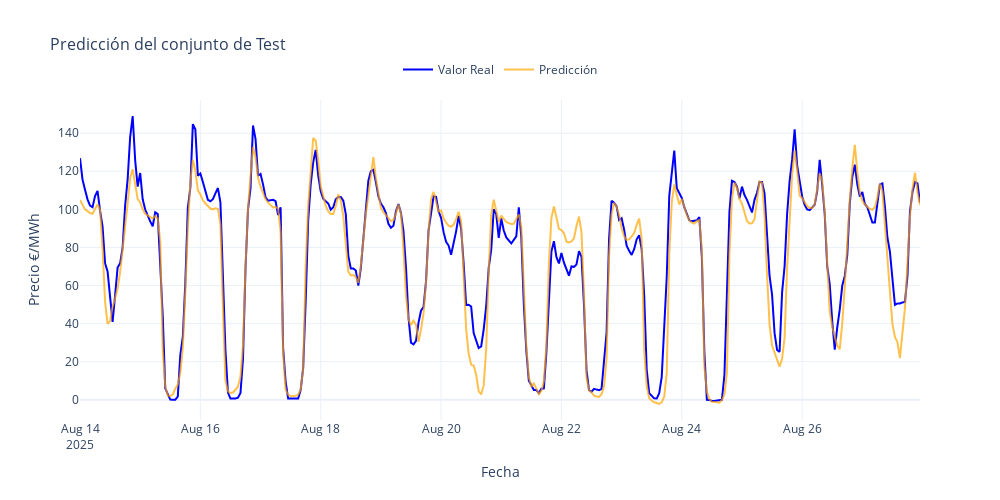

Here is the notebook cell this chart was saved with:
### Markdown cell above
### Evaluacion del mejor modelo

### Code cell
# Evaluar el modelo con el test set (datos nunca vistos)
print("="*50)
print("EVALUACIÓN FINAL CON TEST SET")
print("="*50)

# Hacer predicciones en el test set
y_pred_scaled = best_model.predict(X_test_scaled)
y_pred = scaler_y.inverse_transform(y_pred_scaled.reshape(-1, 1)).flatten()
y_real = scaler_y.inverse_transform(y_test_scaled.reshape(-1, 1)).flatten()


# MAE
mae_test = mean_absolute_error(y_real, y_pred)
print(f"MAE en Test Set: {mae_test:.2f} €/MWh")


fechas_test = df_data['Datetime_hour'].iloc[-num_test_days*24:]

# Crear un DataFrame con los datos para Plotly
df_plot = pd.DataFrame({
    'Fecha': fechas_test,
    'Valor Real': y_real,
    'Predicción': y_pred
})

# Crear el gráfico interactivo con Plotly Express
fig = px.line(df_plot, x='Fecha', y=['Valor Real', 'Predicción'],
              title='Predicción del conjunto de Test',
              labels={'value': 'Precio €/MWh', 'variable': 'Leyenda'},
              color_discrete_map={'Valor Real': 'blue', 'Predicción': 'orange'})

# Personalizar el gráfico
fig.update_layout(
    title_font_size=16,
    xaxis_title='Fecha',
    xaxis_title_font_size=14,
    yaxis_title='Precio €/MWh',
    yaxis_title_font_size=14,
    legend_title='',
    width=1000,
    height=500,
    template='plotly_white',
    legend=dict(
        orientation="h",   # Horizontal
        yanchor="bottom",  # Anclar abajo de la leyenda
        y=1.05,            # Posición vertical (un poco arriba del gráfico)
        xanchor="center",  # Anclar al centro
        x=0.5              # Centrar
    )
)

# Ajustar la opacidad de la línea de predicción
fig.update_traces(opacity=0.7, selector={'name': 'Predicción'})

# Mostrar la cuadrícula
fig.update_xaxes(showgrid=True)
fig.update_yaxes(showgrid=True)

# Mostrar el gráfico
fig.show()

### Figure 1 — Plotly figure (JSON) as saved in the notebook; plotly's stock layout.template omitted (floating-point values rounded to 4 significant figures; data arrays with more than 128 entries replaced by an {"elided": "..."} marker saying what was removed)
{"data": [{"hovertemplate": "Leyenda=Valor Real<br>Fecha=%{x}<br>Precio €/MWh=%{y}<extra></extra>", "legendgroup": "Valor Real", "line": {"color": "blue", "dash": "solid"}, "marker": {"symbol": "circle"}, "mode": "lines", "name": "Valor Real", "orientation": "v", "showlegend": true, "type": "scatter", "x": {"elided": "336 str values"}, "xaxis": "x", "y": {"elided": "336 float values"}, "yaxis": "y"}, {"hovertemplate": "Leyenda=Predicción<br>Fecha=%{x}<br>Precio €/MWh=%{y}<extra></extra>", "legendgroup": "Predicción", "line": {"color": "orange", "dash": "solid"}, "marker": {"symbol": "circle"}, "mode": "lines", "name": "Predicción", "opacity": 0.7, "orientation": "v", "showlegend": true, "type": "scatter", "x": {"elided": "336 str values"}, "xaxis": "x", "y": {"elided": "336 float values"}, "yaxis": "y"}], "layout": {"height": 500, "legend": {"orientation": "h", "title": {"text": ""}, "tracegroupgap": 0, "x": 0.5, "xanchor": "center", "y": 1.05, "yanchor": "bottom"}, "title": {"font": {"size": 16}, "text": "Predicción del conjunto de Test"}, "width": 1000, "xaxis": {"anchor": "y", "domain": [0, 1], "showgrid": true, "title": {"font": {"size": 14}, "text": "Fecha"}}, "yaxis": {"anchor": "x", "domain": [0, 1], "showgrid": true, "title": {"font": {"size": 14}, "text": "Precio €/MWh"}}}}
